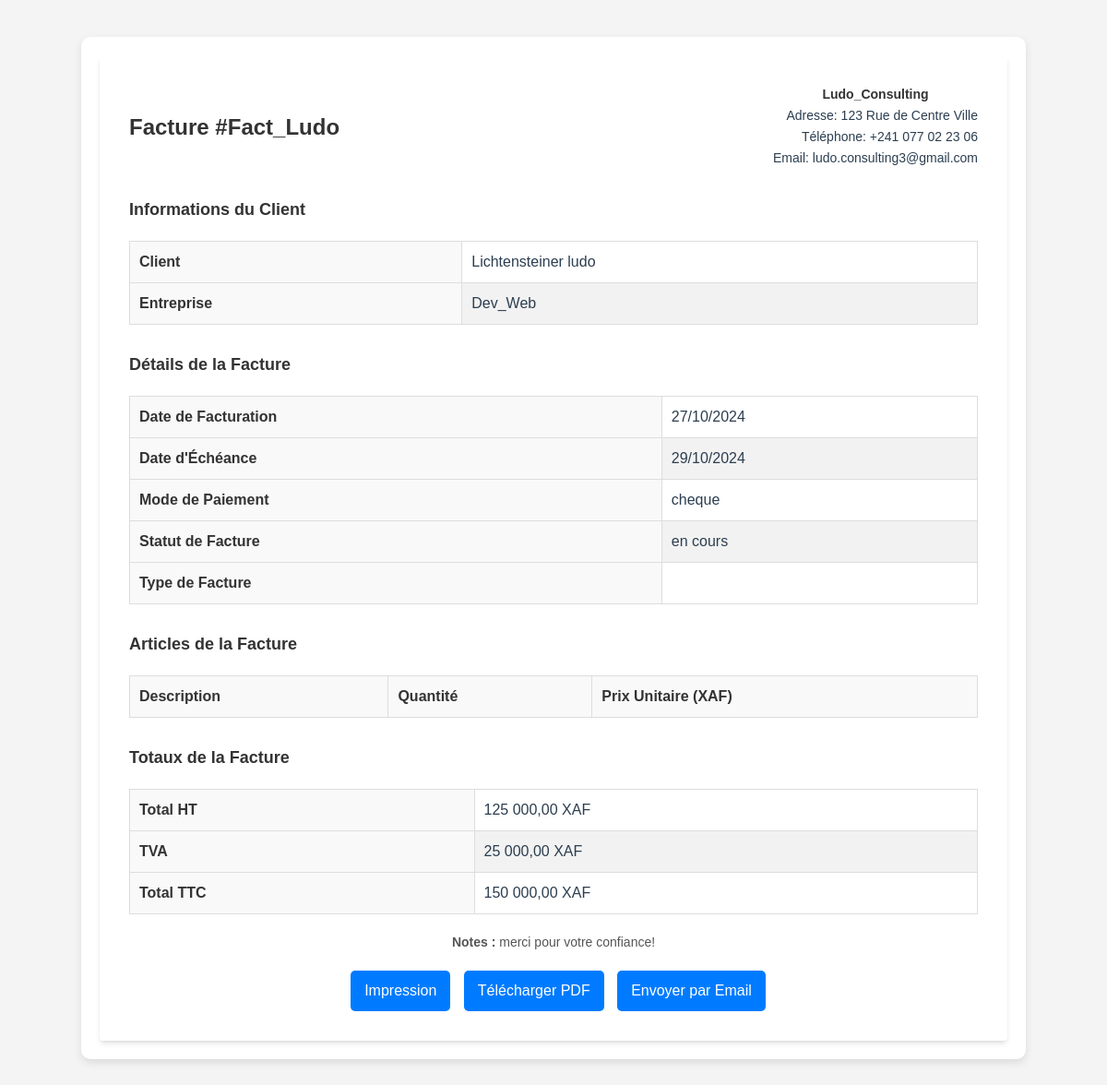
Page /views_facture.php?id=15 on the committed database.
### tables this page shows
CREATE TABLE IF NOT EXISTS `factures` (
  `id` int NOT NULL AUTO_INCREMENT,
  `client_id` int DEFAULT NULL,
  `numero_facture` varchar(255) DEFAULT NULL,
  `date_facturation` date DEFAULT NULL,
  `date_echeance` date DEFAULT NULL,
  `mode_paiement` varchar(50) DEFAULT NULL,
  `statut_facture` varchar(50) DEFAULT NULL,
  `total_ht` decimal(10,2) DEFAULT NULL,
  `tva` decimal(10,2) DEFAULT NULL,
  `total_ttc` decimal(10,2) DEFAULT NULL,
  `notes` text,
  PRIMARY KEY (`id`),
  KEY `client_id` (`client_id`)
);

CREATE TABLE IF NOT EXISTS `clients` (
  `id` int NOT NULL AUTO_INCREMENT,
  `nom` varchar(100) NOT NULL,
  `email` varchar(100) NOT NULL,
  `telephone` varchar(20) NOT NULL,
  `adresse` text NOT NULL,
  `entreprise` varchar(100) DEFAULT NULL,
  `created_at` timestamp NULL DEFAULT CURRENT_TIMESTAMP,
  `updated_at` timestamp NULL DEFAULT CURRENT_TIMESTAMP ON UPDATE CURRENT_TIMESTAMP,
  PRIMARY KEY (`id`)
);

### views_facture.php (the view, shortened to what this page needs)
<?php
$host = 'localhost';
$user = 'root';
$password = '';
$database = 'facturations';
$conn = new mysqli($host, $user, $password, $database);
$factureId = $_GET['id'] ?? null;
$queryFacture = "
    SELECT f.*, c.nom AS client_nom, c.entreprise AS entreprise_nom
    FROM factures f
    JOIN clients c ON f.client_id = c.id
    WHERE f.id = ?";
$stmt = $conn->prepare($queryFacture);
$stmt->bind_param("i", $factureId);
$stmt->execute();
$result = $stmt->get_result();
$facture = $result->fetch_assoc();
?>
<!DOCTYPE html>
<html lang="fr">
<head>
    <link rel="stylesheet" href="https://cdnjs.cloudflare.com/ajax/libs/font-awesome/6.4.0/css/all.min.css">
    <script src="https://cdn.tailwindcss.com"></script>
    <link rel="stylesheet" href="./asset/factures.css">
</head>
<body>
<div class="container mx-auto mt-10">
    <div id="invoice" class="bg-white p-8 rounded shadow-md">
        <div class="flex justify-between items-center mb-6">
            <div>
                <h1 class="text-2xl font-bold">Facture #<?= htmlspecialchars($facture['numero_facture']) ?></h1>
            </div>
            <div class="header-info">
                <h2 class="font-semibold">Ludo_Consulting</h2>
                <p>Adresse: 123 Rue de Centre Ville</p>
                <p>Téléphone: +241 077 02 23 06</p>
                <p>Email: ludo.consulting3@gmail.com</p>
            </div>
        </div>
        <div class="section-header">Informations du Client</div>
        <table>
            <tr>
                <th>Client</th>
                <td><?= htmlspecialchars($facture['client_nom']) ?></td>
            </tr>
            <tr>
                <th>Entreprise</th>
                <td><?= htmlspecialchars($facture['entreprise_nom']) ?></td>
            </tr>
        </table>
        <div class="section-header">Détails de la Facture</div>
        <table>
            <tr>
                <th>Date de Facturation</th>
                <td><?= htmlspecialchars($facture['date_facturation'] ? date("d/m/Y", strtotime($facture['date_facturation'])) : '') ?></td>
            </tr>
            <tr>
                <th>Date d'Échéance</th>
                <td><?= htmlspecialchars($facture['date_echeance'] ? date("d/m/Y", strtotime($facture['date_echeance'])) : '') ?></td>
            </tr>
            <tr>
                <th>Mode de Paiement</th>
                <td><?= htmlspecialchars($facture['mode_paiement']) ?></td>
            </tr>
            <tr>
                <th>Statut de Facture</th>
                <td><?= htmlspecialchars($facture['statut_facture']) ?></td>
            </tr>
            <tr>
                <th>Type de Facture</th>
                <td><?= htmlspecialchars($facture['type_facture']) ?></td>
            </tr>
        </table>
<div class="section-header">Articles de la Facture</div>
<table>
    <thead>
        <tr>
            <th>Description</th>
            <th>Quantité</th>
            <th>Prix Unitaire (XAF)</th>
        </tr>
    </thead>
</table>
        <div class="section-header">Totaux de la Facture</div>
        <table>
            <tr>
                <th>Total HT</th>
                <td><?= number_format($facture['total_ht'], 2, ',', ' ') ?> XAF</td>
            </tr>
            <tr>
                <th>TVA</th>
                <td><?= number_format($facture['tva'], 2, ',', ' ') ?> XAF</td>
            </tr>
            <tr>
                <th>Total TTC</th>
                <td><?= number_format($facture['total_ttc'], 2, ',', ' ') ?> XAF</td>
            </tr>
        </table>
        <div class="note">
            <p><strong>Notes :</strong> <?= htmlspecialchars($facture['notes']) ?></p>
        </div>
        <div class="btn-container">
            <button onclick="printInvoice()" class="btn">Impression</button>
            <button onclick="downloadPDF()" class="btn">Télécharger PDF</button>
            <button onclick="openEmailForm()" class="btn">Envoyer par Email</button>
        </div>
    </div>
</div>
<br>
<br> <br>
<br>
</body>
</html>

### asset/factures.css (style rules this page uses)
:root { --primary-color: #3498db; --secondary-color: #2c3e50; --success-color: #2ecc71; --warning-color: #f39c12; --danger-color: #e74c3c; --light-gray: #f5f6fa; --dark-gray: #34495e; }
body { font-family: 'Segoe UI', Tahoma, Geneva, Verdana, sans-serif; margin: 0; padding: 0; background-color: var(--light-gray); color: var(--secondary-color); }
.container { max-width: 1200px; margin: 0 auto; padding: 20px; }
h1, h2, h3 { color: var(--secondary-color); }
table { width: 100%; border-collapse: collapse; margin-top: 20px; }
th, td { border: 1px solid #ddd; padding: 12px; text-align: left; }
th { background-color: var(--primary-color); color: white; }
tr:nth-child(even) { background-color: #f2f2f2; }

### views_facture.php (style rules this page uses)
body { font-family: 'Arial', sans-serif; background-color: #f4f4f4; }
.container { max-width: 900px; margin: 40px auto; padding: 20px; background: #ffffff; border-radius: 10px; box-shadow: 0 4px 10px rgba(0, 0, 0, 0.1); }
h1, h2 { color: #333; text-align: center; margin-bottom: 20px; }
.header-info { text-align: right; font-size: 14px; }
.header-info p { margin: 2px 0; }
table { width: 100%; border-collapse: collapse; margin-bottom: 20px; }
table th, table td { padding: 10px; border: 1px solid #ddd; text-align: left; }
table th { background-color: #f9f9f9; color: #333; }
.btn-container { text-align: center; margin-top: 20px; }
.btn { background: #007bff; color: #fff; padding: 10px 15px; border: none; border-radius: 5px; cursor: pointer; margin-left: 10px; transition: background-color 0.3s; }
.section-header { font-size: 18px; font-weight: bold; margin-top: 30px; color: #333; }
.note { font-size: 14px; color: #555; margin-top: 20px; text-align: center; }

### rows in the picture
factures: numero_facture "Fact_Ludo", client.nom "Lichtensteiner ludo", client.entreprise "Dev_Web", date_facturation "27/10/2024", date_echeance "29/10/2024", mode_paiement "cheque", statut_facture "en cours", total_ht "125 000,00", tva "25 000,00", total_ttc "150 000,00", notes "merci pour votre confiance!"
